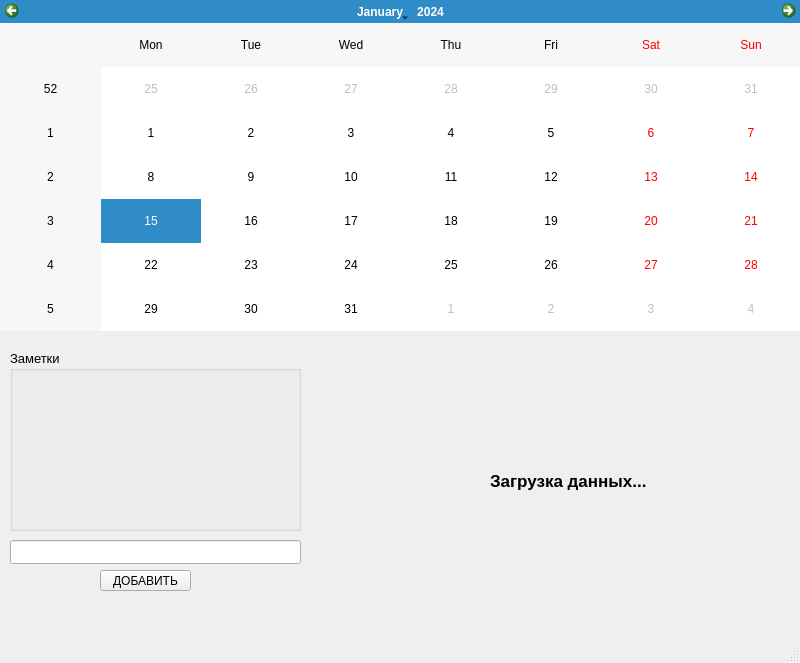
<?xml version="1.0" encoding="UTF-8"?>
<ui version="4.0">
 <class>MainWindow</class>
 <widget class="QMainWindow" name="MainWindow">
  <property name="geometry">
   <rect>
    <x>0</x>
    <y>0</y>
    <width>800</width>
    <height>663</height>
   </rect>
  </property>
  <property name="windowTitle">
   <string>MainWindow</string>
  </property>
  <property name="tabShape">
   <enum>QTabWidget::Rounded</enum>
  </property>
  <widget class="QWidget" name="centralwidget">
   <widget class="QCalendarWidget" name="calendarWidget">
    <property name="geometry">
     <rect>
      <x>0</x>
      <y>0</y>
      <width>801</width>
      <height>331</height>
     </rect>
    </property>
    <property name="minimumDate">
     <date>
      <year>2000</year>
      <month>1</month>
      <day>1</day>
     </date>
    </property>
    <property name="maximumDate">
     <date>
      <year>2099</year>
      <month>12</month>
      <day>31</day>
     </date>
    </property>
   </widget>
   <widget class="QPushButton" name="pushButton">
    <property name="geometry">
     <rect>
      <x>100</x>
      <y>570</y>
      <width>91</width>
      <height>21</height>
     </rect>
    </property>
    <property name="text">
     <string>ДОБАВИТЬ</string>
    </property>
   </widget>
   <widget class="QGroupBox" name="groupBox">
    <property name="geometry">
     <rect>
      <x>10</x>
      <y>350</y>
      <width>291</width>
      <height>181</height>
     </rect>
    </property>
    <property name="font">
     <font>
      <pointsize>10</pointsize>
     </font>
    </property>
    <property name="mouseTracking">
     <bool>false</bool>
    </property>
    <property name="layoutDirection">
     <enum>Qt::LeftToRight</enum>
    </property>
    <property name="autoFillBackground">
     <bool>false</bool>
    </property>
    <property name="title">
     <string>Заметки</string>
    </property>
    <property name="flat">
     <bool>false</bool>
    </property>
    <property name="checkable">
     <bool>false</bool>
    </property>
   </widget>
   <widget class="QLineEdit" name="lineEdit">
    <property name="geometry">
     <rect>
      <x>10</x>
      <y>540</y>
      <width>291</width>
      <height>24</height>
     </rect>
    </property>
   </widget>
   <widget class="QLabel" name="weather">
    <property name="geometry">
     <rect>
      <x>490</x>
      <y>440</y>
      <width>341</width>
      <height>81</height>
     </rect>
    </property>
    <property name="font">
     <font>
      <pointsize>13</pointsize>
      <weight>75</weight>
      <bold>true</bold>
     </font>
    </property>
    <property name="text">
     <string>Загрузка данных...</string>
    </property>
   </widget>
   <widget class="QLabel" name="weatherIcon">
    <property name="geometry">
     <rect>
      <x>360</x>
      <y>420</y>
      <width>161</width>
      <height>101</height>
     </rect>
    </property>
    <property name="text">
     <string/>
    </property>
   </widget>
   <widget class="QLabel" name="weatherLow">
    <property name="geometry">
     <rect>
      <x>490</x>
      <y>430</y>
      <width>55</width>
      <height>16</height>
     </rect>
    </property>
    <property name="font">
     <font>
      <pointsize>10</pointsize>
      <weight>75</weight>
      <bold>true</bold>
     </font>
    </property>
    <property name="text">
     <string/>
    </property>
   </widget>
  </widget>
  <widget class="QMenuBar" name="menubar">
   <property name="geometry">
    <rect>
     <x>0</x>
     <y>0</y>
     <width>800</width>
     <height>25</height>
    </rect>
   </property>
  </widget>
  <widget class="QStatusBar" name="statusbar"/>
 </widget>
 <resources/>
 <connections/>
</ui>
